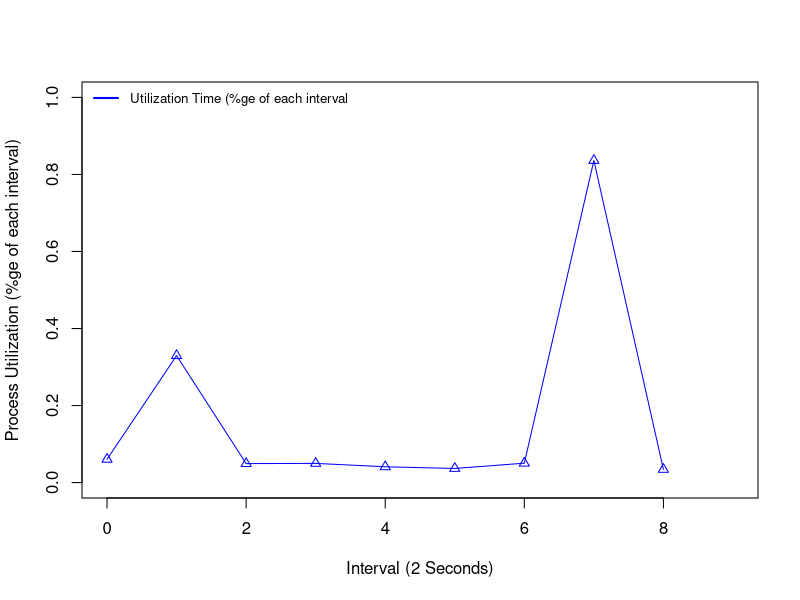

R code for this plot:
## Graph - Memory ##

time <- c(0, 1, 2, 3, 4, 5, 6, 7, 8)
process_utilization <- c(0.060536, 0.329672, 0.049317, 0.049851, 0.041057, 0.036688, 0.050382, 0.836208, 0.034256)

plot(time, process_utilization, type='o', pch=2, col="blue", xlab="Interval (2 Seconds)", ylab="Process Utilization (%ge of each interval)", ylim=c(0, 1.0), xlim=c(0,9)) 
# lines(time, heap_length, type='o', pch=20, col="red", lty=2) 
legend("topleft", c("Utilization Time (%ge of each interval"), cex=0.8, col=c("blue","red"), lty=1:2, lwd=2, bty="n")